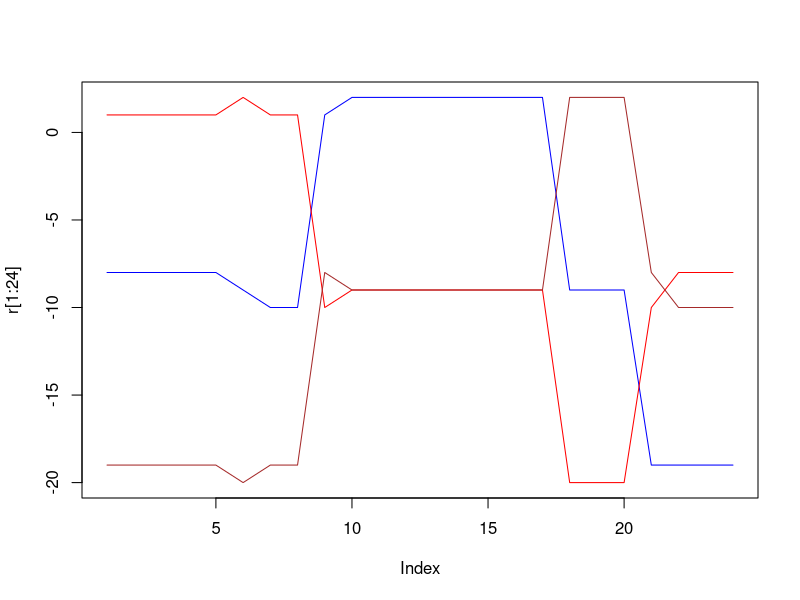

Recreate this plot in R. (Note: this script raises an error after producing the figure.)
#2 rooms, and time => state is described by 3 place holders.
#[T1,T2,ti], 4*24 = 96 possible states
transition_matrix = matrix(ncol=96,nrow=96,1/96)
states = matrix(ncol=3,nrow=96,0)
y = 0
for(i in 0:1)
{
  for(j in 0:1)
  {
    for(x in 0:23)
    {
      y = y+1
      states[y,] = c(i,j,x)
      print(c(i,j,x))
    }
  }
}

#The reward function checks state against current user feedback, and cost, let us we have the following PDF for R1 and R2
LoungeT = c(rep(10,6),rep(20,3),rep(10,8),rep(21,4),rep(10,3))
BedroomT = c(rep(10,5),rep(20,3),rep(10,13),rep(18,3))
LoungeO = c(rep(0.1,17),rep(0.5,5),rep(0.2,2))
BedroomO = c(rep(0.8,8),rep(0.1,12),rep(0.3,2),rep(0.6,2))

reward <- function(states,cost,occupancy,comfortweight,occupancyweight)
{
  #According to these 3 weights, we will calculate the reward of being in one state
  #bedroom, temperature reward, is if the temperature prefernce is above 10, and the state is 2, then we 
  #have a reward of the temperature weight
  heatingLoungeComfort = as.integer(LoungeT!=10)
  heatingBedroomComfort = as.integer(BedroomT!=10)
  r = as.integer(states[,1] == heatingLoungeComfort) * comfortweight
  r = r + as.integer(states[,2] == heatingBedroomComfort) * comfortweight
  #Penalise for low occupancy
  LoungeOccupancy = as.integer(LoungeO > occupancy)
  BedroomOccupancy = as.integer(BedroomO > occupancy)
  r = r - as.integer(states[,1] != LoungeOccupancy) * occupancyweight
  r = r - as.integer(states[,2] != BedroomOccupancy) * occupancyweight
  #To guarantee cost, we have to make sure that the sum of costs of the 24 hours is a penalty
  #The cost of heating 1 room is the same as heating 2 rooms, and the cost of heating any hour is £1
  plot(r[1:24], col="blue", type="l",ylim=c(min(r),max(r)))
  lines(r[25:48], col="red")
  lines(r[49:72], col="brown")
  lines(rv[73:96], col="black")
  r
}

rv = reward(states,1,0.1,1,10)
#Knowing the state value, can you get the schedule
getSchedule <- function(reward,states)
{
  schedule = matrix(ncol=2,nrow=24,0)
  h = c(0:23)
  for(i in 1:24)
  {
    h=i-1
    rown = which(states[,3]==h)[which(reward[which(states[,3]==h)]==max(reward[which(states[,3]==h)]))][1]
    schedule[i,] = states[rown,1:2]
  } 
  schedule
}

#Let us assume the transition matrix is all 1/96 for now.
#The value function of the reward process is simply 

#The state is hour

#Optimise Schedule

#Schedule optimisation is a process of identifying the best schedule based on the importance of 
#comfort identified for every hour in every room. So every hour, we identiy the comfort and the importance of 
#comfort as the reward of adding comfort in this hour in this room, then we move to the next one. 
#We choose a schedule with less overall cost budget versus the defined budget.

#Importance of comfort is elicited at every hour versus the overall budget as the state that I have no control on
#which is in the mind of the user.

#The reward of this status is that the importance is defined by the amount of feedbacks that I put for every hour
#in every room, plus being scheduled, and the cost. 

#To have more reward, the policy would be to take an action of modifying the importance to match the importance
#of the hour.

#Occupancy, and feedback is a model of the importance 




